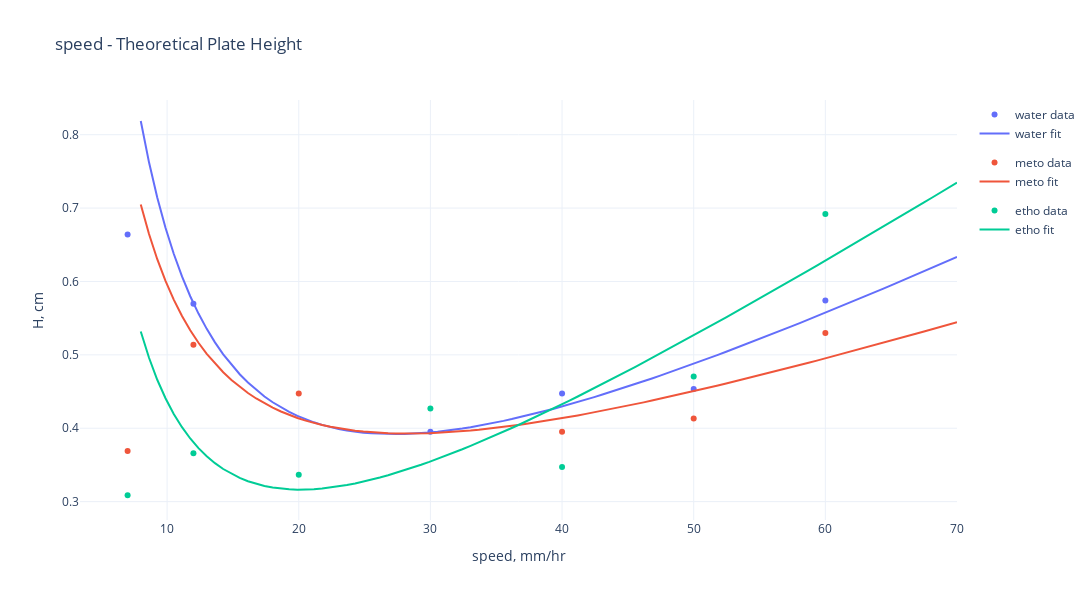

The code cell stored with this chart in its notebook:
### Code cell
xs = np.linspace(8, 70, 100)

colors = px.colors.qualitative.Plotly[:3]

fig = go.Figure()
for i, sample in enumerate(['water', 'meto', 'etho']):
    fig.add_trace(go.Scatter(marker_color=colors[i], x=df_speed[df_speed['sample'] == sample]['speed'], y=df_speed[df_speed['sample'] == sample]['H'], mode='markers', name=sample+' data', legendgroup=sample))
    fig.add_trace(go.Scatter(line_color=colors[i], x=xs, y=func(xs, *popts[sample]), mode='lines', name=sample+' fit', legendgroup=sample))
    print(f"{sample} optimal speed: {(popts[sample][0]/popts[sample][1])**0.5:.0f} mm/hr")
fig.update_layout(
    xaxis_title='speed, mm/hr',
    yaxis_title='H, cm',
    title=f'speed - Theoretical Plate Height',
    width=1200,
    height=600,
)
fig.write_image('speed.png')
fig.show()
